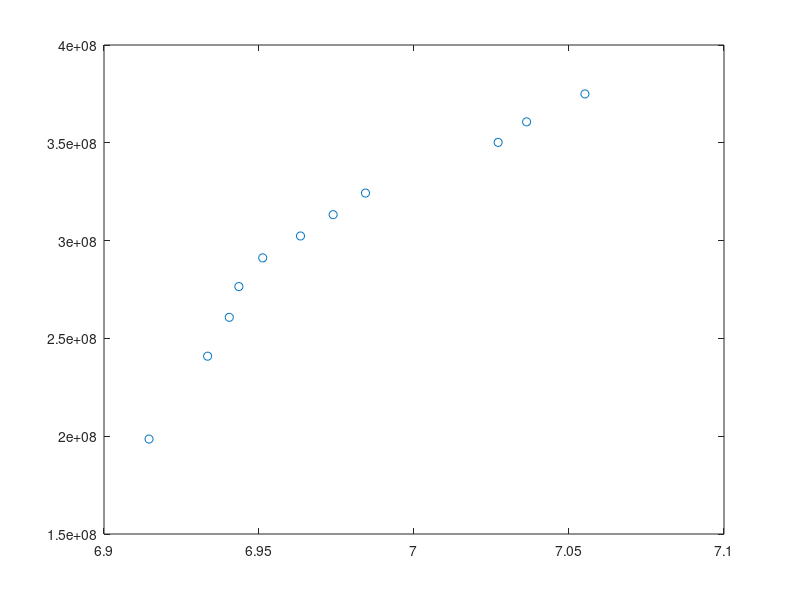

The MATLAB script that drew this image: (Note: this script raises an error after producing the figure.)
F = [24.65 29.35 31.55 33.35 34.85 35.75 36.65 37.55 38.85 39.65 40.45];
L = [12.585 12.825 12.915 12.955 13.055 13.215 13.355 13.495 14.085 14.215 14.485];
A_0 = 1.25 * 10 .^ (-4);
L_0 = 0.0125;
N = length(F);
x = zeros(1,1);
y = zeros(1,1);
for m = 1:N
    x(m) = log(L(m) ./ L_0);
    y(m) = (F(m) .* L(m)) ./ (A_0 .* L_0);
end
plot(x,y,'o')
hold on
[alpha,beta] = PowerFit(x,y)
F = @(x) alpha .* x .^ beta;
fplot(F,[x(1),x(N)])